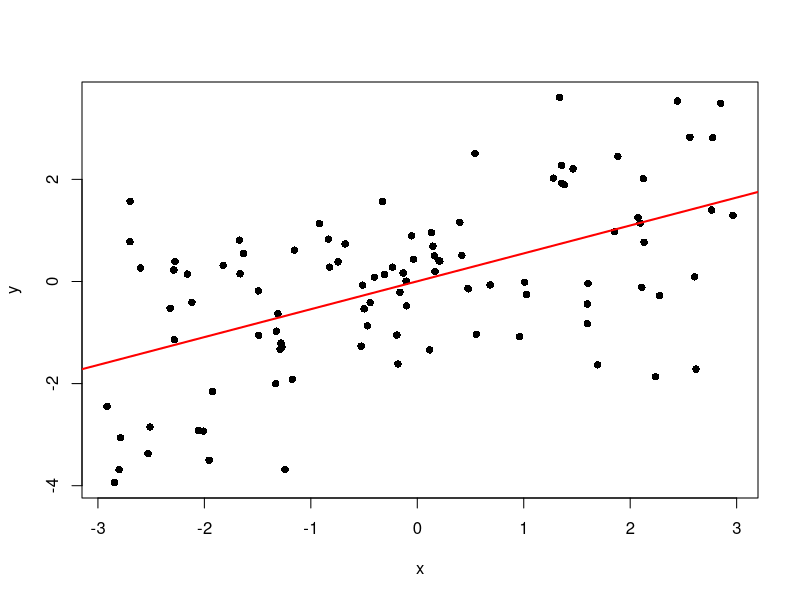
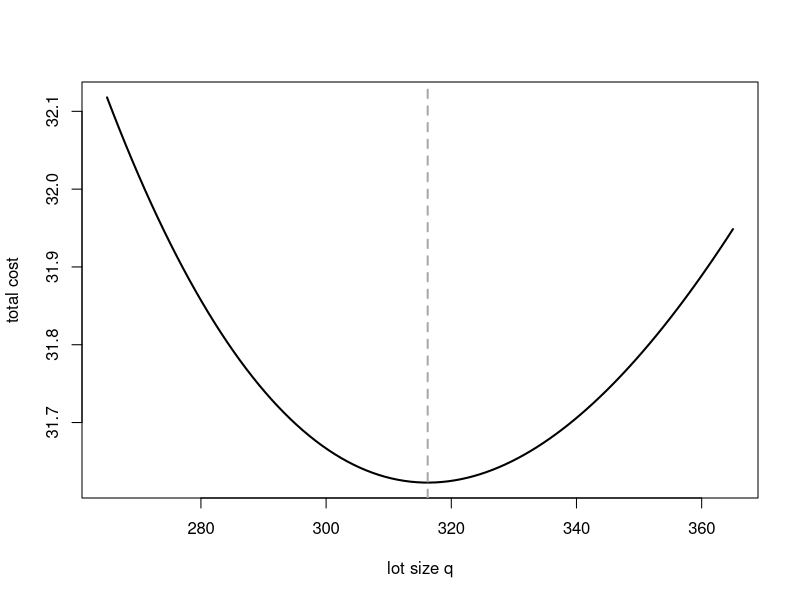
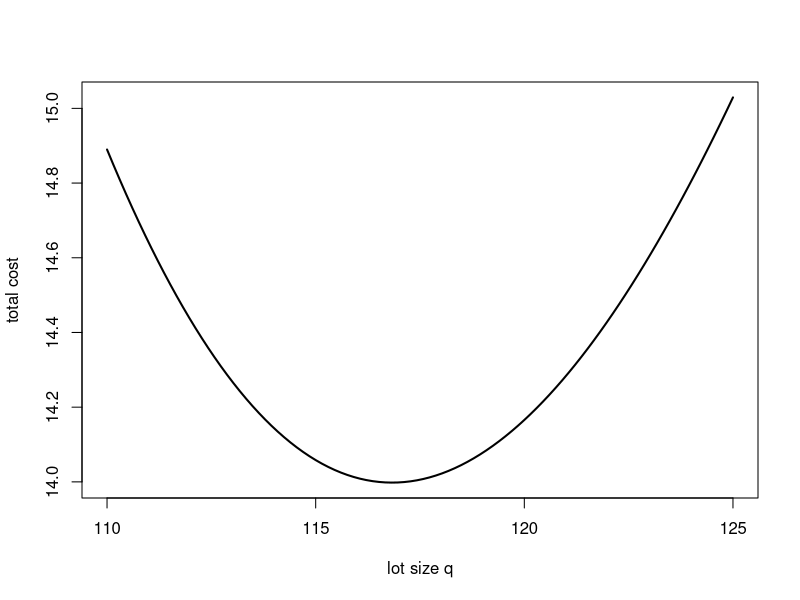
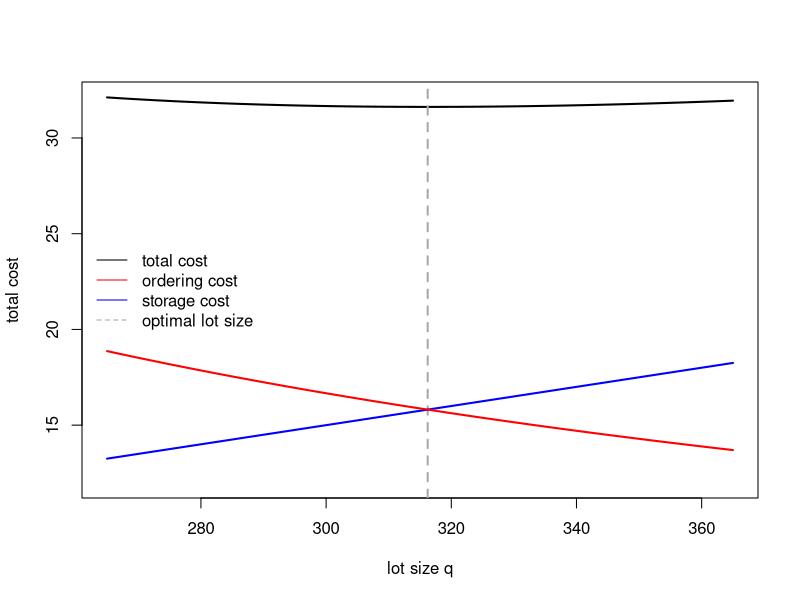
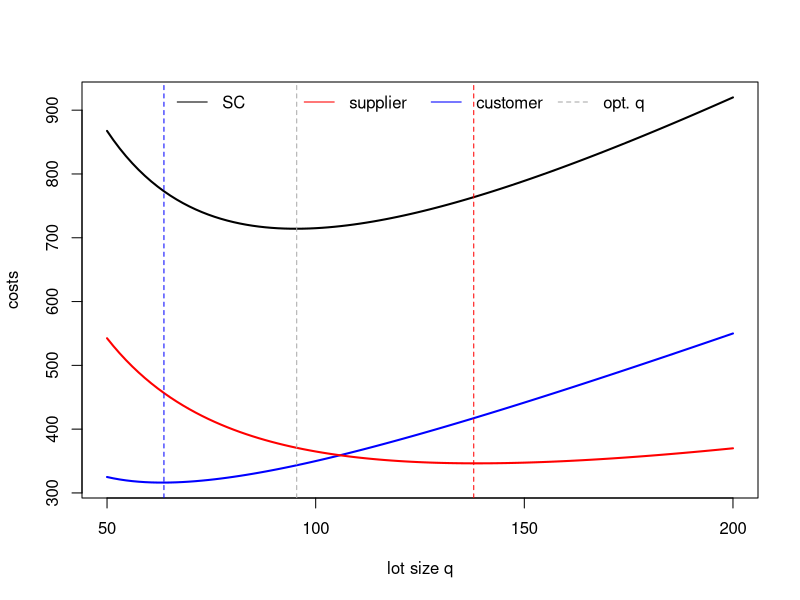
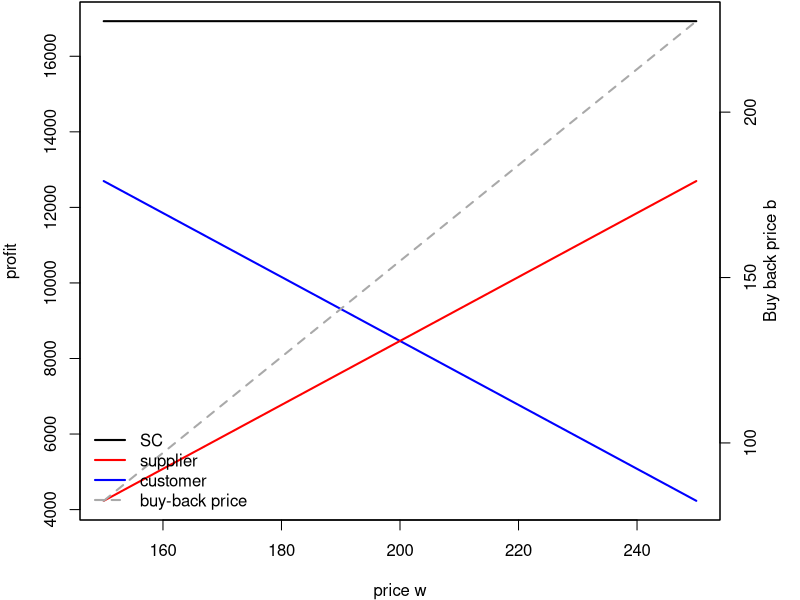
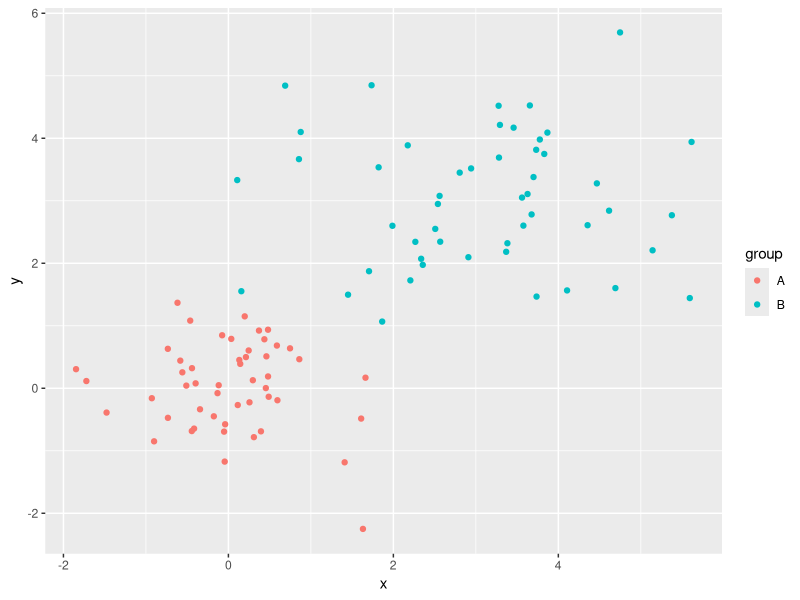
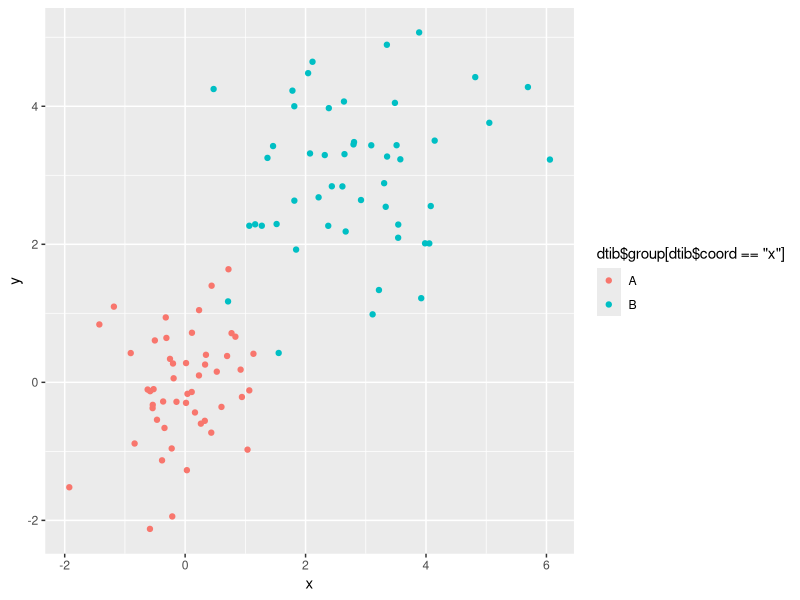

R code for these plots, in order:
## ---- chunk 1
3^2     #1
sqrt(9) #2
9^.5
pi^2    #3
(abs(3^2-4^2))^.5 #4
log(exp(4), base = exp(1)) #5
log(exp(4))
log(100, base = 10) #6
log10(100) 
factorial(8) #7
exp(factorial(3)) #8
## ---- chunk 2
cost_eoq_fun <- function(q, d, co, cl) {
  # returns total cost per period
  # d...demand
  # q...lot size
  # co...ordering cost
  # cl...stock holding cost
  ((1/2)*cl*q)+((d/q)*co)
}

# test cost function
cost_eoq_fun(d=100, q=20, cl = .1, co = 50)

eoq_fun <- function(co, d, cl) {
  # return optimal lot size
  # d...demand
  # co...ordering cost
  # cl...stock holding cost
  sqrt((2*co*d)/cl)
}
# optimal lot size
q.star <-  eoq_fun(d = 100, cl = .1, co = 50)
# optimal cost
cost_eoq_fun(d=100, q=q.star, cl = .1, co = 50)
## ---- chunk 3
weuc_d2_func <- function(x,y,w) {
  # calculates weighted Euclidean distance between x and y
  # y,x...vectors
  # w.. weight vector
  sqrt(sum(w*(x-y)^2))
}
# test distacne function
weuc_d2_func(x = c(1,2,3), y= c(3,2,1), w=c(1,1,1) )
# result should be sqrt(8)
## ---- chunk 4
geom_pois_dens_fun <- function(n, lambda, theta){
  # calculates density value of geometric Poisson distribution
  # n...integer, demand/successes, theta,lambda..parameters
  k.vec <- 1:n
  sum(exp(-lambda)*lambda^k.vec/factorial(k.vec)*(1-theta)^(n-k.vec)*choose(n-1, k.vec-1))
}
# test function
geom_pois_dens_fun(n=3, lambda=.5, theta = 2)

## ---- chunk 5
x <- 1:5
y <- 10:6
as.matrix(x) %*% t(as.matrix(y))
## ---- chunk 6
trace_func <- function(z){
  # calculates trace of z
  # z...matrix
  sum(diag(z))
} 
A <- matrix(rnorm(9) , ncol=3)
trace_func(A)
## ---- chunk 7
fib_num_fun <- function(n){
  # calculate nth Fibonacci number
  # n...number
  k.vec <- 0:floor((n-1)/2)
  sum(choose(n-k.vec-1, k.vec))
}
# vectorize fib_num_fun such that it accepts input vectors
vfib_num_fun <- Vectorize(fib_num_fun)
# doesn't work
fib_num_fun(1:100)
# works
vfib_num_fun(1:100)
## ---- chunk 8
pas <- outer(1:50, 1:50, choose)
## ---- chunk 9
# create 3x3 matrix 
A <- matrix(sample(1:10 , 9), ncol=3)
# diagonals to 1
diag(A) <- 1
# checks matrix elementwise
A == t(1/A) # -> problem double counting of elements
# Alternative: compare just elements of triangle sub-matrices
A[lower.tri(A)] == 1/A[upper.tri(A)]
## ---- chunk 10
# convert A (chunk before) into a consistent matrix
A[lower.tri(A)] <- 1/A[upper.tri(A)]
# step (a) of synthesis
dev <- colSums(A) # calculate colSums
A.prime <- t(t(A) / dev) # Alternative a: using that R divides columnwise
A.prime <- A %*% diag(1 / dev) # Alternative b: use matrix calculation
# step (b) of synthesis
rowMeans(A.prime)
## ---- chunk 11
x <- sample(x = 1:100, size = 100)
l1 <- as.list(x)
l1.odd <- l1[1:100 %% 2 == 1]
## ---- chunk 12
z <- matrix(sample(x = 1:1000, size = 100), nrow=1)
z <- as.data.frame(z)
z.sub <- z[, col(z) %% 3 == 0]
## ---- chunk 13
A <- matrix(sample(x = 1:100, 36), ncol = 6)
which(A <= 50)
## ---- chunk 14
ma_fun <- function(x, n){
  # calculates moving average
  # x...vector to be averaged, n...time window width
  cx <- c(0,cumsum(x))
  (cx[(n+1):length(cx)] - cx[1:(length(cx) - n)]) / n
}
# test function
ma_fun(x = 1:10 , n=4)
## ---- chunk 15
n <- 100                                # number of points to plot
x <- runif(n, min=-3, max=3)            # 100 x coordinates
y <- sin(3 * x^2 - 4) * x + 0.5 * x + rnorm(n, mean = 0, sd = sqrt(.5)) 
plot(x[order(x)], y[order(x)], xlab ="x", ylab = "y", pch = 16)
lin.reg <- lm(y~x)                      # fit a linear regression model
abline(lin.reg, col = "red", lwd =2)    # ... and plot the regression line
## ---- chunk 16
q.vec <- seq(265, 365, length.out = 100)
y.vec <- cost_eoq_fun(q = q.vec , d = 100, cl = .1, co = 50)
plot(q.vec, y.vec, xlab ="lot size q", ylab = "total cost", type = "l", lwd =2)
abline(v = eoq_fun(d = 100, cl = .1, co = 50), col="darkgrey", lwd=2, lty=2)
## ---- chunk 17
newsven_obj_fun <- function(x, cu, co, mu, sigma){
      q.prime <- (x-mu)/sigma
	     (cu + co) * sigma * (dnorm(q.prime) + q.prime * pnorm(q.prime)) - cu * sigma * q.prime
}
q.vec <- seq(110, 125, length.out = 100)
cost.vec <- newsven_obj_fun(x = q.vec , mu = 100, cu = 2, co = 0.5, sigma = 20)
plot(q.vec, cost.vec, xlab ="lot size q", ylab = "total cost", type = "l", lwd = 2)

## ---- chunk 18
q.vec <- seq(265, 365, length.out = 100)
y.vec <- cost_eoq_fun(q = q.vec , d = 100, cl = .1, co = 50)
plot(q.vec, y.vec, xlab ="lot size q", ylab = "total cost", type = "l", lwd =2, ylim=c(12,max(y.vec)))
abline(v = eoq_fun(d = 100, cl = .1, co = 50), col="darkgrey", lwd=2, lty=2)
lines(x=q.vec, y=(1/2)*.1*q.vec, lwd=2, col="blue")
lines(x=q.vec, y=(100/q.vec)*50, lwd=2, col="red")
legend("left", lty = c(1,1,1,2), col = c("black","red","blue","darkgrey"), legend = c("total cost", "ordering cost", "storage cost", "optimal lot size"), bty="n" )
## ---- chunk 19
jel_func <- function(q, c.supp.set, c.supp.sh, c.cust.set, c.cust.sh, lambda, mu){
  # costs in joint economic lot sizing model
  if(lambda > mu) stop("infeasible (lambda > mu)") # check feasibility
  c.cust <- lambda/q * c.cust.set  + c.cust.sh *  q/2 
  c.supp <-  lambda/q * c.supp.set  + c.supp.sh * q/2 * lambda/mu
  c.sc <- c.supp + c.cust
  return(data.frame(cost.customer = c.cust, cost.supplier = c.supp, cost.sc = c.sc))
}

q.vec <- seq(50, 200, length.out = 100)
y.df <- jel_func(q = q.vec, c.supp.set = 240, c.supp.sh = 4, c.cust.set = 100, c.cust.sh = 5, lambda = 100, mu = 160)

plot(q.vec, y.df$cost.sc, xlab ="lot size q", ylab = "costs", type = "l", lwd = 2, ylim=range(y.df))
lines(x = q.vec, y = y.df$cost.customer, lwd = 2, col = "blue")
lines(x = q.vec, y = y.df$cost.supplier, lwd = 2, col = "red")
abline(v = q.vec[which.min(y.df$cost.customer)], col = "blue", lwd = 1, lty = 2)
abline(v = q.vec[which.min(y.df$cost.supplier)], col = "red", lwd = 1, lty = 2)
abline(v = q.vec[which.min(y.df$cost.sc)], col = "darkgrey", lwd = 1, lty = 2)
legend("top", lty = c(1,1,1,2), col = c("black","red","blue","darkgrey"), legend = c("SC", "supplier", "customer", "opt. q"), bty="n" , horiz = T)
## ---- chunk 20
buy_back_func <- function(w, r, c, v, mu, sigma){
  # costs & buy-back price in buy-back model
  crit.rat.sc <- (r-c)/(r-v) # critical ratio SC
  z.sc <- qnorm(crit.rat.sc)
  b <- -(c-v)/(r-c)*r + (r-v)/(r-c)*w
  profit.cust <- (r-w)*mu - (r-b)*dnorm(z.sc)* sigma
  profit.supp <- (w-c)*mu - (b-v)*dnorm(z.sc)* sigma
  return(data.frame(buy.back.price = b, profit.supplier = profit.supp, profit.cust = profit.cust, profit.sc = profit.cust+profit.supp ))
}

w.vec <- seq(150, 250, length.out = 100)
y.df <- buy_back_func(w = w.vec, c = 100, r = 300, v = 10, mu = 100, sigma = 30)
par(mar = c(4, 4, .1, 4) )
plot(w.vec, y.df$profit.sc, xlab ="price w", ylab = "profit", type = "l", lwd = 2, ylim=range(c(y.df$profit.supplier,y.df$profit.cust,y.df$profit.sc)))
lines(x = w.vec, y = y.df$profit.cust, lwd = 2, col = "blue")
lines(x = w.vec, y = y.df$profit.supplier, lwd = 2, col = "red")
# second axis
par(new=T)
# data without axis
plot(w.vec, y.df$buy.back.price, xaxt = "n", yaxt = "n", ylab="", xlab = "", type = "l", lwd = 2, col = "darkgrey", lty = 2)
axis(4) # add axis 
mtext( "Buy back price b", side  = 4, line = 2)  # add label
legend("bottomleft", col = c("black","red","blue", "darkgrey"), lty=c(1,1,1,2), lwd=2, legend = c("SC", "supplier", "customer","buy-back price"), bty="n")
## ---- chunk 21
library(tidyverse)
dtib <- tibble(group = c(rep("A",50),rep("B",50)), x.values = c(rnorm(50, mean = 0, sd = sqrt(0.5)), rnorm(50, mean = 3, sd = sqrt(1.5))), y.values = c(rnorm(50, mean = 0, sd = sqrt(0.5)), rnorm(50, mean = 3, sd = sqrt(1.5))))
ggplot(data = dtib, aes(x = x.values, y = y.values, col = group)) + geom_point() + ylab("y") + xlab("x")
# Alternative (over-tidy)
dtib <- tibble(group = c(rep("A",100),rep("B",100)), coord = rep(c("x","y"), 100), values = c(rnorm(100, mean = 0, sd = sqrt(0.5)), rnorm(100, mean = 3, sd = sqrt(1.5))))
qplot(x = dtib$values[dtib$coord == "x"], y = dtib$values[dtib$coord == "y"], col = dtib$group[dtib$coord == "x"], xlab = "x", ylab="y")  
## ---- chunk 22
n <- 50                                 # number of points to plot
x <- rnorm(n, 20 , 7)                   # independent x coordinates
y <- 2*x + rnorm(n, 0, x^0.75)          # dependent variable
z <- 0.125*x^2 - x + rnorm(n, 0, 3)     #  dependent variable 
dat <- tibble(x = x, y = y, z = z)      # build an untidy tibble with x, y and z
# one large arrow - generalized additive model fit
ggplot(data = dat, mapping = aes(x = x[order(x)], y = y[order(x)]) ) + 
  geom_point() +  
  geom_path(arrow = arrow()) +
  geom_smooth(method = "gam") +
  labs(x = "x", y = "y") 
# multiple arrow - generalized linear model with quadratic trend
ggplot(data = dat, mapping = aes(x = x[order(x)], y = z[order(x)]) ) + 
  geom_point() +  
  geom_segment(aes(xend = dplyr::lead(x[order(x)]), yend = dplyr::lead(z[order(x)])),
               arrow = arrow(type = "open", angle = 30, length = unit(0.1, "inches"))) +
  geom_smooth(method = "glm", formula = y ~ poly(x,2) ) +
  labs(x = "x", y = "y") 
## ---- chunk 23
s.1 <- rexp(50, 0.5)                  # sample 1
s.2 <- rnorm(20, 3, 1)                # sample 2
s <- c(s.1, s.2)                      # combined sample
dat <- tibble(x = s)                  # tibble

col.vec <- c("theor. exp. density" = "red", "theor. normal density" = "orange", "est. density" = "blue") # set color vector
ggplot(dat , aes(x = x)) +              # set up plot
geom_histogram(binwidth = 1/3, aes(y=..density..), colour="black") + # plot density histogram, default is frequency
  stat_function(fun = dnorm, args = list(mean = 3, sd = 1), mapping = aes(colour = "theor. normal density"), xlim = c(0, 10)) +  # add theoretical norm density
  stat_function(fun = dexp, args = list(rate = 0.5), mapping = aes(colour = "theor. exp. density"), xlim = c(0, 10)) +  # add theoretical density
  scale_colour_manual(name="Densities",values = col.vec) + # define legend structure
  theme(legend.position = "right")                         # add legend
## ---- chunk 24
q95 <- qexp(0.95) 
ggplot(data = data.frame(x = 0:10) , aes(x = x)) +              # set up plot
  stat_function(fun = dexp, args = list(rate = 1)) +           # add density
  geom_segment(aes(x = q95, y = 0, xend = q95, yend = 1), size = 1.25, color = "grey", linetype ="dashed") + # add vertical line
  stat_function(fun = dexp, args = list(rate = 1), xlim = c(q95, 10),  geom = "area") + # add 5%-area 
  annotate(geom="text", x=q95, y=1, label=paste("95%-quantile =", round(q95,2)))              # annotate 95%-quantile
